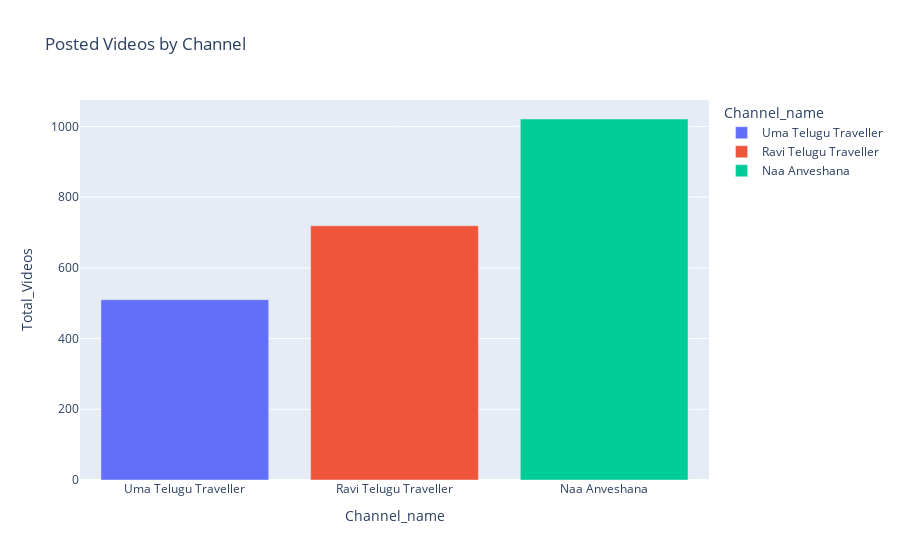

Write notebook code for a chart like this one.
### Code cell
import plotly.express as px

# Create a bar plot with different colors for each channel
fig = px.bar(Ov, x='Channel_name', y='Total_Videos', title='Posted Videos by Channel',
             color='Channel_name')  # Specify 'color' parameter
fig.show()

### Figure 1 — Plotly figure (JSON) as saved in the notebook; plotly's stock layout.template omitted (floating-point values rounded to 4 significant figures)
{"data": [{"alignmentgroup": "True", "hovertemplate": "Channel_name=%{x}<br>Total_Videos=%{y}<extra></extra>", "legendgroup": "Uma Telugu Traveller", "marker": {"color": "#636efa", "pattern": {"shape": ""}}, "name": "Uma Telugu Traveller", "offsetgroup": "Uma Telugu Traveller", "orientation": "v", "showlegend": true, "textposition": "auto", "type": "bar", "x": ["Uma Telugu Traveller"], "xaxis": "x", "y": [510], "yaxis": "y"}, {"alignmentgroup": "True", "hovertemplate": "Channel_name=%{x}<br>Total_Videos=%{y}<extra></extra>", "legendgroup": "Ravi Telugu Traveller", "marker": {"color": "#EF553B", "pattern": {"shape": ""}}, "name": "Ravi Telugu Traveller", "offsetgroup": "Ravi Telugu Traveller", "orientation": "v", "showlegend": true, "textposition": "auto", "type": "bar", "x": ["Ravi Telugu Traveller"], "xaxis": "x", "y": [719], "yaxis": "y"}, {"alignmentgroup": "True", "hovertemplate": "Channel_name=%{x}<br>Total_Videos=%{y}<extra></extra>", "legendgroup": "Naa Anveshana", "marker": {"color": "#00cc96", "pattern": {"shape": ""}}, "name": "Naa Anveshana", "offsetgroup": "Naa Anveshana", "orientation": "v", "showlegend": true, "textposition": "auto", "type": "bar", "x": ["Naa Anveshana"], "xaxis": "x", "y": [1021], "yaxis": "y"}], "layout": {"barmode": "relative", "legend": {"title": {"text": "Channel_name"}, "tracegroupgap": 0}, "title": {"text": "Posted Videos by Channel"}, "xaxis": {"anchor": "y", "categoryarray": ["Uma Telugu Traveller", "Ravi Telugu Traveller", "Naa Anveshana"], "categoryorder": "array", "domain": [0, 1], "title": {"text": "Channel_name"}}, "yaxis": {"anchor": "x", "domain": [0, 1], "title": {"text": "Total_Videos"}}}}
